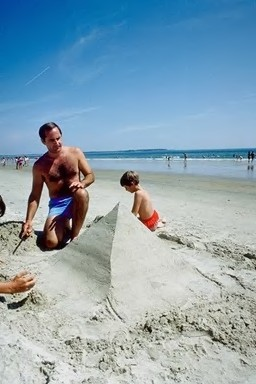
#> input picture image.orig/101.jpg, 256 x 384 px, given in place of 0.jpg, which was not available
$ python vlfeat.py
#> lines starting #> are read from the running program, lines starting #| are printed output that depends on the picture
from PIL import Image
import os
from numpy import *
from pylab import *


def process_image(imagename,resultname,params="--edge-thresh 10 --peak-thresh 5"):
	""" process an image and save the results in a file"""
#> called with imagename = '0.jpg', resultname = 'tmp.sift', params = '--edge-thresh 10 --peak-thresh 5'

	if imagename[-3:] != 'pgm':
		#create a pgm file
		im = Image.open(imagename).convert('L')
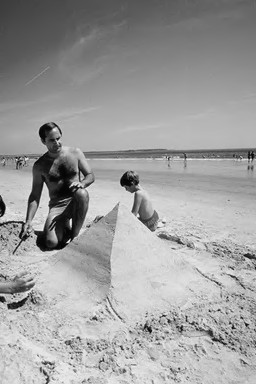
#> im: PIL image 256x384 L; min 0, max 245, mean 157.8
		im.save('tmp.pgm')
		imagename = 'tmp.pgm'

	cmmd = str("sift "+imagename+" --output="+resultname+
				" "+params)
	os.system(cmmd)
	#print 'processed', imagename, 'to', resultname

def read_features_from_file(filename):
	""" read feature properties and return in matrix form"""
#> (the run stopped early here; a loop or call above may not have finished)

$ run again, on image.orig/105.jpg
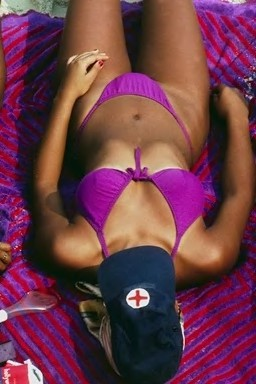
#> input picture image.orig/105.jpg, 256 x 384 px, given in place of 0.jpg, which was not available
#> in process_image, `im = Image.open(imagename).convert('L')`:
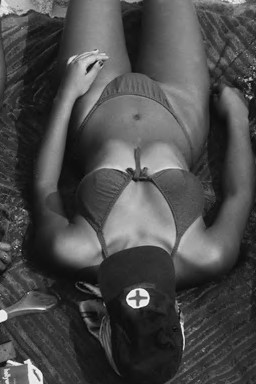
#> im: PIL image 256x384 L; min 4, max 249, mean 75.2

$ run again, on image.orig/115.jpg
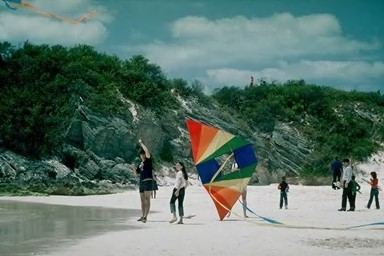
#> input picture image.orig/115.jpg, 384 x 256 px, given in place of 0.jpg, which was not available
#> in process_image, `im = Image.open(imagename).convert('L')`:
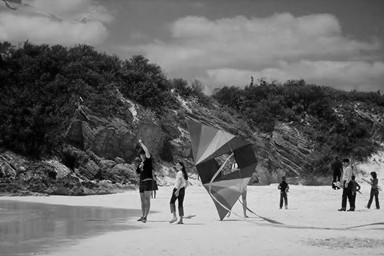
#> im: PIL image 384x256 L; min 0, max 242, mean 109.5
